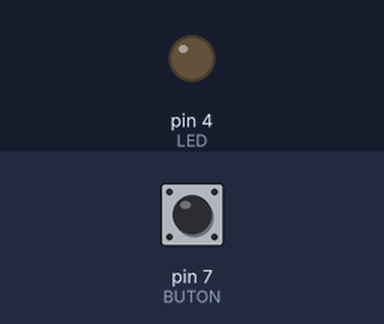
A sketch run on a simulated Arduino Uno, built with avr-gcc and run on an emulated ATmega328P. Parts: output pins drawn as LEDs (lit = HIGH). Inputs (shaded band) come from the test bench; at power-on: pin 7 (BUTON) LOW.

Above: at 1.2 s.
1.3 s: pin 7 (BUTON) pulled HIGH for 0.15 s
At 1.37 s:
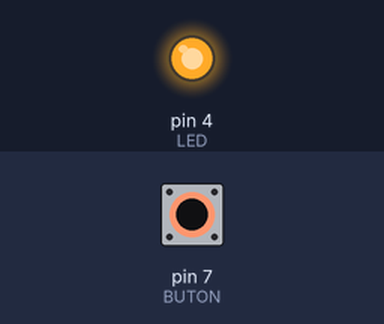
2.9 s: pin 7 (BUTON) pulled HIGH for 3.2 s
At 6.5 s:
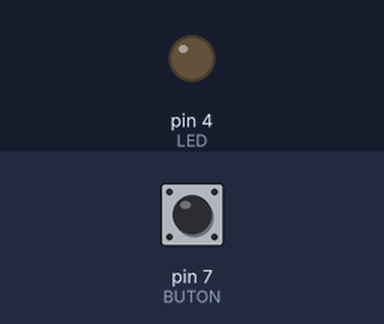
Timing chart, 0 to 8.0 s (numbered marks = the images above; inputs shaded):
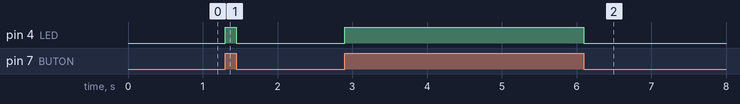

The sketch:

Buton.ino
```cpp
/*
  Buton Uygulaması

  7.pin'e bağlı butona basıldığında, 4.pin'e bağlı LED açılır.
  Eğer basılmamışsa Led kapatılır.

  Düzenleme 26.12.2020 - Uğur KOYUN
  Düzenleme 29.12.2020  - Yusuf Enes TATAR

  Bu örnek kod PHOTON TECHNOLOGY tarafından kamuya sunulmuştur.

  https://github.com/PhotonTechnologyCodeSpace/Alpha-Board

*/

// Buton ve Led için pin tanımlamaları yapıldı.
#define BUTON 7
#define LED 4

// Buton durumunu temsil edecek değişken tanımlandı.
int BUTON_DURUMU = 0;

void setup() {
  // Buton giriş olarak ayarlandı.
  pinMode(BUTON, INPUT);

  // Led çıkış olarak ayarlandı.
  pinMode(LED, OUTPUT);
}

void loop() {
  // Buton durumunu okunuyor. Butona basılıp basılmadığı buradan anlaşılır.
  BUTON_DURUMU = digitalRead(BUTON);

  // Buton durumunu kontrol ediliyor. Eğer butona basılmışsa;
  if (BUTON_DURUMU == HIGH) {
    // Led yakılır,
    digitalWrite(LED, HIGH);
  } else {
    // Basılmamışsa Led kapatılır.
    digitalWrite(LED, LOW);
  }
}
```

Measured:
- after the input at 1.3 s, pin 4 (LED): LOW → HIGH at once, → LOW 0.15 s later
- after the input at 2.9 s, pin 4 (LED): LOW → HIGH at once, → LOW 3.2 s later
